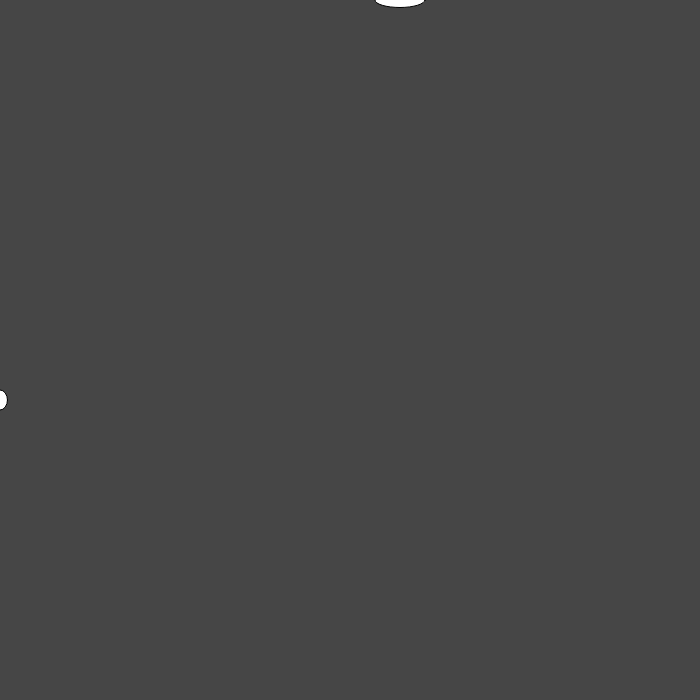
Frame 1 (no input)
Frame 60 (no input): identical to frame 1, image omitted
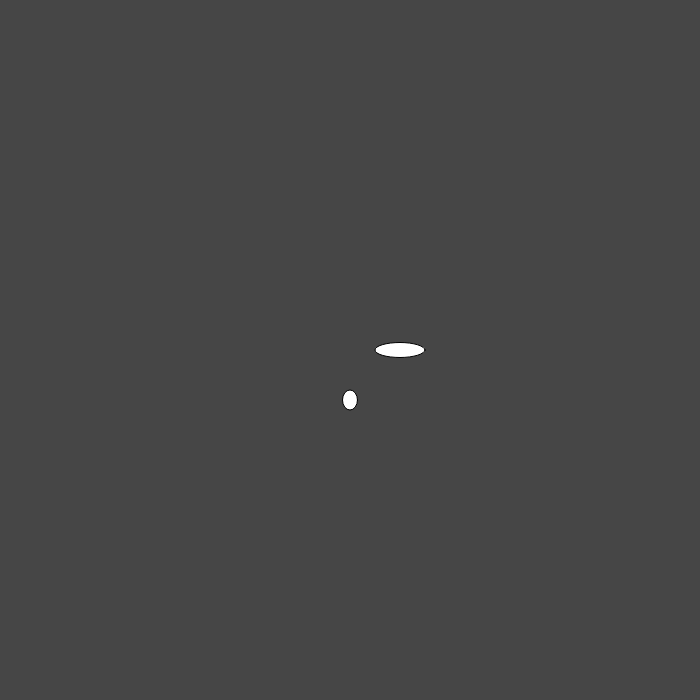
Frame 120 (the mouse pressed at the canvas centre since frame 60)

The p5.js sketch that drew these frames (run headless with seeded random() and noise() and a simulated clock; from frame 60 on, the mouse is pressed at the canvas centre):

// p5.js sketch
// ── sketch.js
function setup() {
  createCanvas(700,700);
}

function draw() {
  // put drawing code here
  background(70);
  ellipse(mouseX,400,15,20);
  //background(50);
  ellipse(400,mouseY,50,15,40);
}
